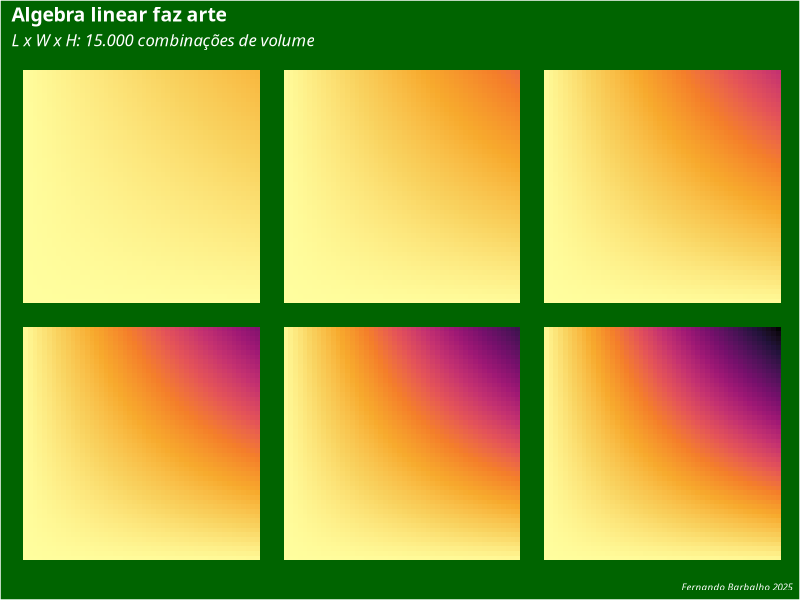

The R source for this figure:
## ---- chunk 1
knitr::opts_chunk$set(echo = FALSE, warning = FALSE, message = FALSE)

library(tidyverse)
library(colorspace)
library(grid)


### Cálculo e representação de volume
visualiza_volumes<- function(altura,largura, profundidade){
  
  names(altura) <- altura
  names(largura) <- largura
  names(profundidade) <- profundidade
  #Produto exterior para cálculo do volume de todas as combinações de altura, largura e profundidade
  
  volumes<-  largura %o% profundidade %o% altura
  
  df_volume<- 
  as_tibble(volumes) %>%
  rownames_to_column(var = "largura") %>%
  pivot_longer(cols = -largura,
               names_to = "profundidade",
               values_to = "volume",
               names_prefix = "V") %>%
  separate(profundidade, into = c("profundidade","altura")) %>%
  mutate(profundidade = as.numeric(profundidade),
         altura = as.numeric(altura),
         largura =as.numeric(largura))

  
  
  subtitulo<- paste0("L x W x H: ", format(NROW(df_volume), big.mark = ".") ," combinações de volume")
  
  #Visualização
  df_volume %>%
    ggplot(aes(x= largura, y= profundidade)) +
    geom_tile(aes(fill = volume) ) +
    scale_fill_continuous_sequential(palette = "Inferno") +
    theme_light() +
    theme(panel.background = element_rect(fill = "darkgreen"),
          panel.border = element_blank(),
          panel.grid = element_blank(),
          panel.spacing = unit(0, "cm"),
          axis.ticks.margin = unit(0, "lines"),
          strip.background = element_blank(), 
          strip.text =element_blank(),
          text = element_blank(),
          legend.position = "none",
          axis.ticks = element_blank(),
          plot.background = element_rect(fill= "darkgreen"),
          plot.title = element_text(family = "Noto Sans", colour = "white", size =14, face = "bold"),
          plot.subtitle = element_text(family = "Noto Sans", colour = "white", size =12, face = "italic"),
          plot.caption = element_text(family = "Noto Sans", colour = "white", size =7, face = "italic")
    ) +
    facet_wrap(altura~.) +
    labs(
      title =  "Algebra linear faz arte",
      subtitle = subtitulo,
      caption = "Fernando Barbalho 2025"
    )
}

## ---- chunk 2

#Vetor de altura
altura<- 1:6

#Vetor de largura
largura<- 1:50


#vetor de profundidade
profundidade<- 1:50

visualiza_volumes(altura, largura, profundidade)


